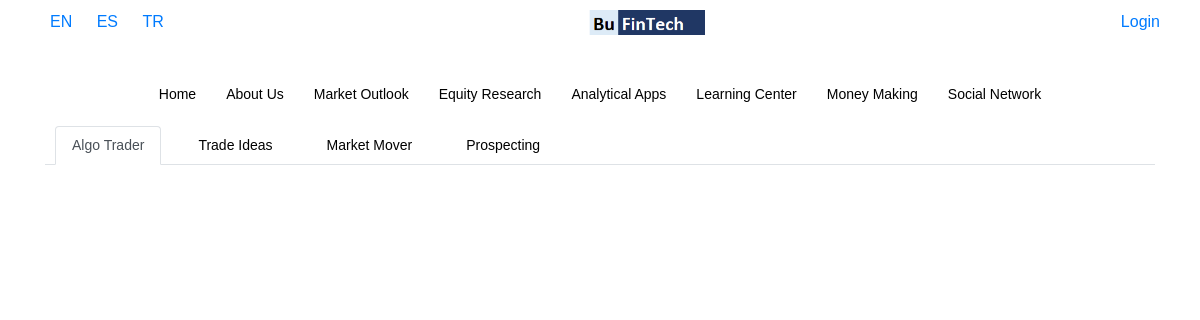
Page /en/algo-trader on the earlier database version.
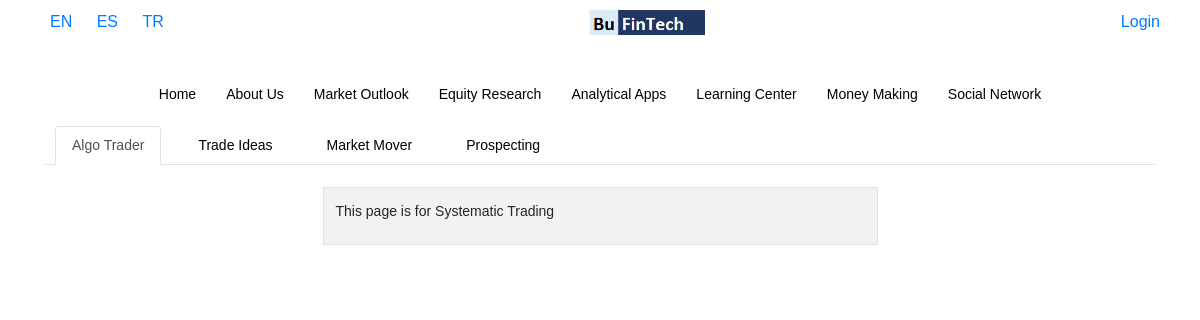
Same page on the later database version.
### base/models.py (models this page shows, shortened)
class analytical_apps_Algo_trader(models.Model):
    Sentence = models.TextField(blank=True)
    language = models.CharField(max_length=50)
    class Meta:
        verbose_name = "Analytical Apps Algo Trader"
        verbose_name_plural = "Analytical Apps Algo Trader"

### base/views.py (the view)
# urls.py: re_path(r'^(?P<Language>[a-z]{2})/algo-trader$', views.algo_trader, name='algo-trader'),
def algo_trader(request,Language):
    display_url = True
    try:
        user_payment = Api_key.objects.get(user = request.user)
    except:
        user_payment = None
    if user_payment != None:
        pass
    else:
        display_url = False
    setCurrentLanguage(request, Language)
    nav_items = ListPage.objects.filter(Language=request.session['current_language']).order_by('Priority').values_list("Menu_Name","url").distinct()
    try:
        obj = analytical_apps_Algo_trader.objects.filter(language = request.session['current_language'])
        systematic_trading_data = serializers.serialize("python",analytical_apps_Algo_trader.objects.filter(language= request.session['current_language']) )
        obj1 = analytical_apps_trade_ideas.objects.filter(language = request.session['current_language'])
        stock_picker_data = serializers.serialize("python",analytical_apps_trade_ideas.objects.filter(language= request.session['current_language']) )
        obj2 = analytical_apps_market_mover.objects.filter(language = request.session['current_language'])
        market_mover_data = serializers.serialize("python",analytical_apps_market_mover.objects.filter(language= request.session['current_language']) )
        obj2 = analytical_apps_prospecting.objects.filter(language = request.session['current_language'])
        company_prospecting_data = serializers.serialize("python",analytical_apps_prospecting.objects.filter(language= request.session['current_language']) )
        return render (request,'base/analytics_apps.html',{
                                                    'display_url':display_url,
                                                    'systematic_trading_data':systematic_trading_data,
                                                    'stock_picker_data':stock_picker_data,
                                                    'market_mover_data':market_mover_data,
                                                    'company_prospecting_data':company_prospecting_data,
                                                    'nav_items':list(dict.fromkeys(nav_items)),
                                                    'Language': Language,
                                                    'analytic_apps':True,
                                                    'name':"AlgoTrader"
                                                })
    except:
        return render (request,'base/analytics_apps.html',{ 'display_url':display_url,'analytic_apps':True, 'message':"No data found!",'nav_items':list(dict.fromkeys(nav_items)),'Language':Language,'name':"AlgoTrader"})

### base/templatetags/current_url.py (called while the page is built)
@register.filter
def current_url(value, url):
    url = url[4:]
    value = value.replace("_","-")
    if value == "analytic-apps":
        value = "analytical-apps"
    print(value, url)
    result = re.search(value , url)
    if result != None:
        return True

### base/views.py (called while the page is built)
def setCurrentLanguage(request, Language):
    request.session['current_language'] = Language
    return

### base/templates/base/analytics_apps.html (shortened to what this page needs)
{% extends 'base/home.html' %}
{% load static %}
{% block content %}
<div class="container" id="analytics_container">
	<div class="width">
		{% if name %}
		<ul class="nav nav-tabs" id="analytics_tabs">
		  <li class="nav-item">
			{% if name == "AlgoTrader" %}
			<a class="nav-link active" id="algoTrader" data-toggle="tab"  href="#systematic_trading">Algo Trader</a>
			{% else %}
			<a class="nav-link" id="algoTrader" data-toggle="tab"  href="#systematic_trading">Algo Trader</a>
			{% endif %}
		  </li>
		  <li class="nav-item">
			{% if name == "TradeIdeas" %}
			<a class="nav-link active" id="tradeIdeas" data-toggle="tab"  href="#stock_picker">Trade Ideas</a>
			{% else %}
			<a class="nav-link" id="tradeIdeas" data-toggle="tab"  href="#stock_picker">Trade Ideas</a>
			{% endif %}
		  </li>
		  <li class="nav-item">
			{% if name == "MarketMover" %}
			<a class="nav-link active" id="marketMover" data-toggle="tab"  href="#market_mover">Market Mover</a>
			{% else %}
			<a class="nav-link" id="marketMover" data-toggle="tab"  href="#market_mover">Market Mover</a>
			{% endif %}
		  </li>
		  <li class="nav-item">
			{% if name == "Prospecting" %}
			<a class="nav-link active" id="prospecting" data-toggle="tab"  href="#company_prospecting">Prospecting</a>
			{% else %}
			<a class="nav-link" id="prospecting" data-toggle="tab"  href="#company_prospecting">Prospecting</a>
			{% endif %}
		  </li>
		</ul>
		{% endif %}
		<div class="tab-content" align="center">
			{% if name %}
			{% if name == "AlgoTrader" %}
				<div id="systematic_trading" class="tab-pane fade in active show">
			{% else %}
				<div id="systematic_trading" class="tab-pane fade">
			{% endif %}
					<br />
					<table class="table table-bordered w-50">
						<tbody class="justify-content-center">
								{% for instance in systematic_trading_data %}
									<tr style="background-color:rgba(0,0,0,.05);">
									{% for field, value in instance.fields.items %}
										{% if field != 'language'  %}
											<td>{{ value|linebreaks }}</td>
										{% else %}
											<td style="display:none">{{value}}</td>
										{% endif %}
									{% endfor %}
									</tr>
								{% endfor %}
						</tbody>
					</table>
				</div>
			{% endif %}
		</div>
    </div>
</div>
{% endblock content %}

Differences in the rows shown:
added analytical_apps_Algo_trader: fields "This page is for Systematic Trading"
